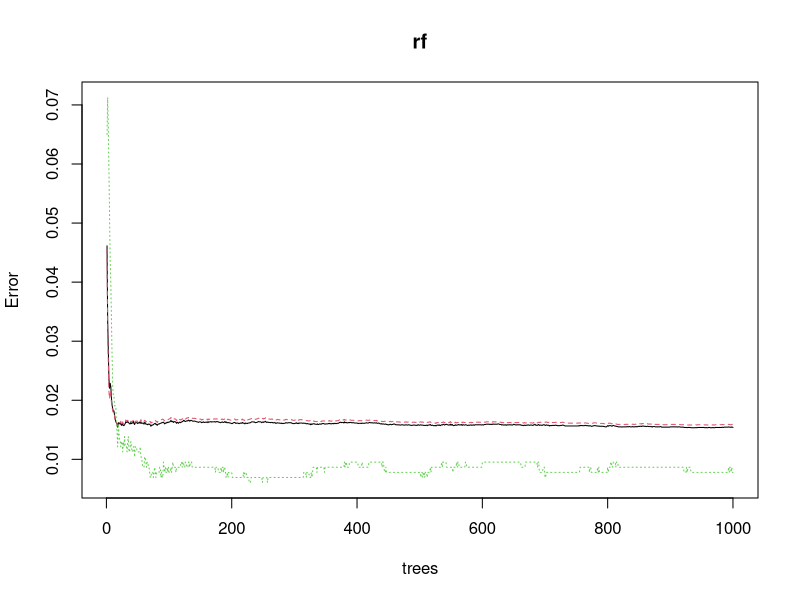
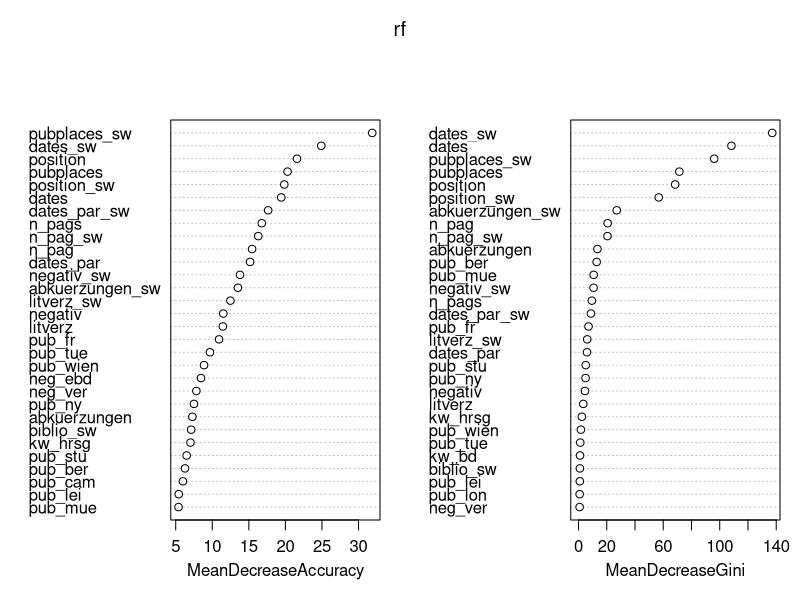

R code for these plots, in order: (Note: this script raises an error after producing the figures.)
# Load packages
library("stats")
library("readr")
library("zoo")
library("cluster")
library("dplyr")
library("randomForest")
citation("randomForest")
# Load data
thesis <- read_csv("data/20220603_bib_sample_etiquetado.csv")

# Selected variables:
# dates (proportion of dates vs total words on page)
# litverz
# biblio (proportion of the word "bibliography" vs total words)
# pubplaces (publication places)
# abkuerzungen (abbreviations)
# position
names(thesis)
# All thesis' names
uniq_t <- unique(thesis$pdf_name)

thesis_list <- list()
for (i in 1:length(uniq_t)){
  
  print(i)
  thesis_i <- thesis[thesis$pdf_name == uniq_t[i],] 
  
  thesis_i$dates_sw <- rollapply(thesis_i$dates, width = 5, by = 1, mean,
                                 na.rm = TRUE, fill = NA)
  
  thesis_i$dates_par_sw <- rollapply(thesis_i$dates_par, width = 5, by = 1, mean,
                                 na.rm = TRUE, fill = NA)
  
  thesis_i$litverz_sw <- rollapply(thesis_i$litverz, width = 5, by = 1, mean,
                                   na.rm = TRUE, fill = NA)
  
  thesis_i$biblio_sw <- rollapply(thesis_i$biblio, width = 5, by = 1, mean,
                                  na.rm = TRUE, fill = NA)
  
  thesis_i$pubplaces_sw <- rollapply(thesis_i$pubplaces, width = 5, by = 1, mean,
                                     na.rm = TRUE, fill = NA)
  
  thesis_i$abkuerzungen_sw <- rollapply(thesis_i$abkuerzungen, width = 5, by = 1, mean,
                                        na.rm = TRUE, fill = NA)
  thesis_i$negativ_sw <- rollapply(thesis_i$negativ, width = 5, by = 1, mean,
                                  na.rm = TRUE, fill = NA)
  
  thesis_i$position_sw <- rollapply(thesis_i$position, width = 5, by = 1, mean,
                                  na.rm = TRUE, fill = NA)
  
  thesis_i$n_pag_sw <- rollapply(thesis_i$n_pag, width = 5, by = 1, mean,
                               na.rm = TRUE, fill = NA)
  thesis_list[[i]] <- thesis_i
}

train_table <- bind_rows(thesis_list, .id = "column_label")
train_table <- train_table[,c(names(thesis_list[[1]]))]
train_table_clean <- train_table[complete.cases(train_table),]

ssize <- floor(0.632*min(table(train_table_clean$bibtest)))

rf <- randomForest(y=as.factor(train_table_clean$bibtest),
                   x=train_table_clean[,-c(1,3)],
                   ntree = 1000,
                   sampsize = c(ssize,ssize),
                   importance = TRUE)
plot(rf)
rf$confusion
importance <- as.data.frame(importance(rf, type=1))

img <- varImpPlot(rf)
img_df <- as.data.frame(img)
# Add OOB prediction
train_table_clean$bibtest_rf <- rf$predicted
table(train_table_clean$bibtest, train_table_clean$bibtest)
?randomForest

# Other accuracy measures
conf_matrix <- rf$confusion
precision <- conf_matrix[2,2]/(sum(conf_matrix[2:1,2]))
recall <- conf_matrix[2,2]/(sum(conf_matrix[2,1:2]))

precision
recall

# F1 Score = 2 * (Precision * Recall) / (Precision + Recall)
f1 <- 2 * (precision * recall) / (precision + recall)
f1

## ----  Prediction on all thesis
thesis <- df3_clean

# Selected variables:
# dates (proportion of dates vs total words on page)
# litverz (proportion of the word "Literaturverzeichnis" vs total words)
# biblio (proportion of the word "Bibliographie" vs total words)
# pubplaces (publication places)
# abkuerzungen (abbreviations)
# position

# All thesis
uniq_t <- unique(thesis$pdf_name)

thesis_list <- list()
for (i in 1:length(uniq_t)){
  
  print(i)
  thesis_i <- thesis[thesis$pdf_name == uniq_t[i],] 
  
  thesis_i$dates_sw <- rollapply(thesis_i$dates, width = 5, by = 1, mean,
                                 na.rm = TRUE, fill = NA)
  
  thesis_i$dates_par_sw <- rollapply(thesis_i$dates_par, width = 5, by = 1, mean,
                                     na.rm = TRUE, fill = NA)
  
  thesis_i$litverz_sw <- rollapply(thesis_i$litverz, width = 5, by = 1, mean,
                                   na.rm = TRUE, fill = NA)
  
  thesis_i$biblio_sw <- rollapply(thesis_i$biblio, width = 5, by = 1, mean,
                                  na.rm = TRUE, fill = NA)
  
  thesis_i$pubplaces_sw <- rollapply(thesis_i$pubplaces, width = 5, by = 1, mean,
                                     na.rm = TRUE, fill = NA)
  
  thesis_i$abkuerzungen_sw <- rollapply(thesis_i$abkuerzungen, width = 5, by = 1, mean,
                                        na.rm = TRUE, fill = NA)
  thesis_i$negativ_sw <- rollapply(thesis_i$negativ, width = 5, by = 1, mean,
                                   na.rm = TRUE, fill = NA)
  
  thesis_i$position_sw <- rollapply(thesis_i$position, width = 5, by = 1, mean,
                                    na.rm = TRUE, fill = NA)
  
  thesis_i$n_pag_sw <- rollapply(thesis_i$n_pag, width = 5, by = 1, mean,
                                 na.rm = TRUE, fill = NA)
  thesis_list[[i]] <- thesis_i
}

full_table <- bind_rows(thesis_list, .id = "column_label")
full_table <- full_table[,c(names(thesis_list[[1]]))]
full_table_clean <- full_table[complete.cases(full_table),]
prediction <- predict(rf, full_table_clean)
full_table_clean$biblio_class <- prediction

write_csv(full_table_clean, "data/20220603_proportions_bibpred_RF3.csv")
